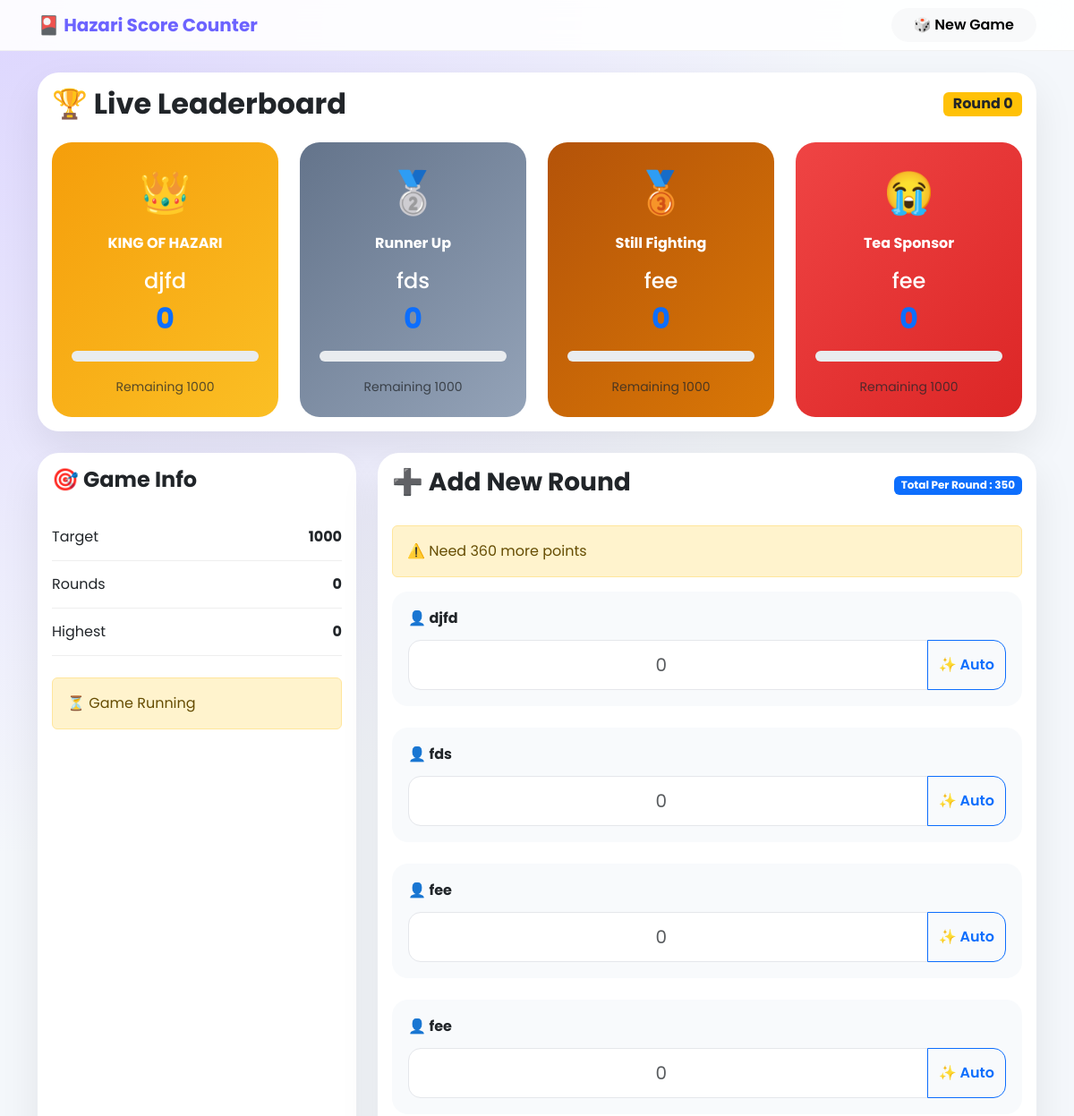
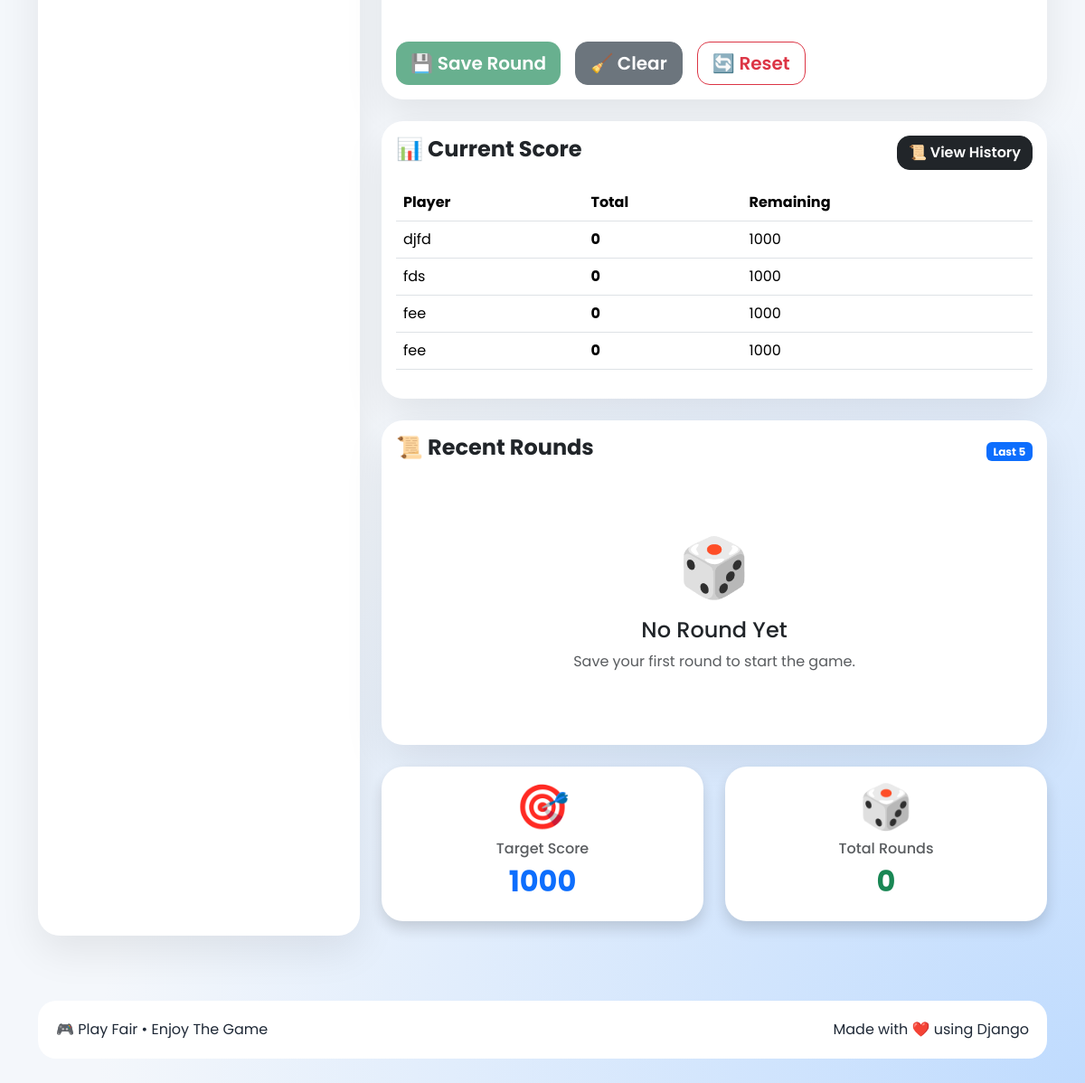
The page /game/1/ on the database its author committed (2 pictures, top to bottom).
### game/models.py (models this page shows, shortened)
class Game(models.Model):
    target_score = models.PositiveIntegerField(
        default=1000
    )
    player1_name = models.CharField(max_length=50)
    player2_name = models.CharField(max_length=50)
    player3_name = models.CharField(max_length=50)
    player4_name = models.CharField(max_length=50)
    is_finished = models.BooleanField(default=False)
    created_at = models.DateTimeField(auto_now_add=True)
    class Meta:
        ordering = ["-created_at"]

### game/views.py (the view)
def game_detail(request, pk):
    game = get_object_or_404(
        Game,
        pk=pk,
    )
    if request.method == "POST":
        form = RoundForm(request.POST)
        if form.is_valid():
            round_obj = form.save(commit=False)
            round_obj.game = game
            round_obj.round_number = (
                get_next_round_number(game)
            )
            round_obj.save()
            messages.success(
                request,
                "🎉 Round saved successfully!",
            )
            return redirect(
                "game:game_detail",
                pk=game.pk,
            )
    else:
        form = RoundForm()
    context = {
        "game": game,
        "form": form,
        "rounds": get_rounds(game),
    }
    context.update(
        get_dashboard_data(game)
    )
    return render(
        request,
        "game/game.html",
        context,
    )

### game/templates/game/game.html (shortened to what this page needs)
{% extends "base.html" %}
{% block content %}
<div class="row">
    <div class="col-12 mb-4">
        <div class="card leaderboard-card shadow-lg">
            <div class="card-body">
                <div class="d-flex justify-content-between align-items-center mb-4">
                    <h2 class="fw-bold mb-0">
                        🏆 Live Leaderboard
                    </h2>
                    <span class="badge bg-warning text-dark fs-6">
                        Round {{ statistics.total_rounds }}
                    </span>
                </div>
                <div class="row g-4">
                    {% for player in leaderboard %}
                    <div class="col-lg-3 col-md-6">
                        <div class="rank-card rank-{{ forloop.counter }}">
                            <div class="rank-header">
                                {% if forloop.counter == 1 %}
                                    <div class="rank-icon">👑</div>
                                    <div class="rank-title">KING OF HAZARI</div>
                                {% elif forloop.counter == 2 %}
                                    <div class="rank-icon">🥈</div>
                                    <div class="rank-title">Runner Up</div>
                                {% elif forloop.counter == 3 %}
                                    <div class="rank-icon">🥉</div>
                                    <div class="rank-title">Still Fighting</div>
                                {% else %}
                                    <div class="rank-icon">😭</div>
                                    <div class="rank-title">Tea Sponsor</div>
                                {% endif %}
                            </div>
                            <h4 class="mt-3">
                                {{ player.name }}
                            </h4>
                            <h2 class="fw-bold text-primary">
                                {{ player.score }}
                            </h2>
                            <div class="progress my-3">
                            </div>
                            <small class="text-muted">
                                Remaining {{ player.remaining }}
                            </small>
                        </div>
                    </div>
                    {% endfor %}
                </div>
            </div>
        </div>
    </div>
    <div class="col-lg-4">
        <div class="card shadow-lg h-100">
            <div class="card-body">
                <h4 class="fw-bold mb-4">
                    🎯 Game Info
                </h4>
                <div class="info-item">
                    <span>Target</span>
                    <strong>{{ game.target_score }}</strong>
                </div>
                <div class="info-item">
                    <span>Rounds</span>
                    <strong>{{ statistics.total_rounds }}</strong>
                </div>
                <div class="info-item">
                    <span>Highest</span>
                    <strong>{{ statistics.highest_score }}</strong>
                </div>
                {% if winner %}
                <div class="alert alert-success mt-4">
                    🏆 Winner
                    <strong>{{ winner.name }}</strong>
                </div>
                {% else %}
                <div class="alert alert-warning mt-4">
                    ⏳ Game Running
                </div>
                {% endif %}
            </div>
        </div>
    </div>
    <div class="col-lg-8">
            <div class="card shadow-lg border-0">
            <div class="card-body">
                <div class="d-flex justify-content-between align-items-center mb-4">
                    <h3 class="fw-bold">
                        ➕ Add New Round
                    </h3>
                    <span class="badge bg-primary">
                        Total Per Round : 350
                    </span>
                </div>
                <div
                    id="auto-fill-info"
                    class="alert alert-info">
                </div>
                <form method="post">
                    <div class="player-box">
                        <div class="player-title">
                            👤 {{ game.player1_name }}
                        </div>
                        <div class="input-group">
                            {{ form.player1_score }}
                            <button
                                type="button"
                                class="btn btn-outline-primary auto-fill-btn"
                                data-player="0">
                                ✨ Auto
                            </button>
                        </div>
                    </div>
                    <div class="player-box mt-4">
                        <div class="player-title">
                            👤 {{ game.player2_name }}
                        </div>
                        <div class="input-group">
                            {{ form.player2_score }}
                            <button
                                type="button"
                                class="btn btn-outline-primary auto-fill-btn"
                                data-player="1">
                                ✨ Auto
                            </button>
                        </div>
                    </div>
                    <div class="player-box mt-4">
                        <div class="player-title">
                            👤 {{ game.player3_name }}
                        </div>
                        <div class="input-group">
                            {{ form.player3_score }}
                            <button
                                type="button"
                                class="btn btn-outline-primary auto-fill-btn"
                                data-player="2">
                                ✨ Auto
                            </button>
                        </div>
                    </div>
                    <div class="player-box mt-4">
                        <div class="player-title">
                            👤 {{ game.player4_name }}
                        </div>
                        <div class="input-group">
                            {{ form.player4_score }}
                            <button
                                type="button"
                                class="btn btn-outline-primary auto-fill-btn"
                                data-player="3">
                                ✨ Auto
                            </button>
                        </div>
                    </div>
                    <div class="d-flex flex-wrap gap-3 mt-5">
                        <button
                            id="save-round-btn"
                            type="submit"
                            class="btn btn-success btn-lg">
                            💾 Save Round
                        </button>
                        <button
                            type="reset"
                            class="btn btn-secondary btn-lg">
                            🧹 Clear
                        </button>
                        <form
                            method="post"
                            action="{% url 'game:reset_game' game.pk %}">
                            <button
                                class="btn btn-outline-danger btn-lg"
                                onclick="return confirm('Reset this game?')">
                                🔄 Reset
                            </button>
                        </form>
                    </div>
                </form>
            </div>
        </div>
        <div class="card shadow-lg border-0 mt-4">
            <div class="card-body">
                <div class="d-flex justify-content-between align-items-center mb-3">
                    <h4 class="fw-bold">
                        📊 Current Score
                    </h4>
                    <a
                        href="{% url 'game:history' game.pk %}"
                        class="btn btn-dark">
                        📜 View History
                    </a>
                </div>
                <div class="table-responsive">
                    <table class="table table-hover align-middle">
                        <thead>
                            <tr>
                                <th>Player</th>
                                <th>Total</th>
                                <th>Remaining</th>
                            </tr>
                        </thead>
                        <tbody>
                            {% for player in leaderboard %}
                            <tr>
                                <td>
                                    {{ player.name }}
                                </td>
                                <td>
                                    <strong>
                                        {{ player.score }}
                                    </strong>
                                </td>
                                <td>
                                    {{ player.remaining }}
                                </td>
                            </tr>
                            {% endfor %}
                        </tbody>
                    </table>
                </div>
            </div>
        </div>
                <div class="card shadow-lg border-0 mt-4">
            <div class="card-body">
                <div class="d-flex justify-content-between align-items-center mb-4">
                    <h4 class="fw-bold">
                        📜 Recent Rounds
                    </h4>
                    <span class="badge bg-primary">
                        Last 5
                    </span>
                </div>
                {% if rounds %}
                <div class="table-responsive">
                    <table class="table align-middle">
                        <thead>
                            <tr>
                                <th>#</th>
                                <th>{{ game.player1_name }}</th>
                                <th>{{ game.player2_name }}</th>
                                <th>{{ game.player3_name }}</th>
                                <th>{{ game.player4_name }}</th>
                                <th class="text-center">
                                    Action
                                </th>
                            </tr>
                        </thead>
                        <tbody>
                            {% for round in rounds|slice:":5" %}
                            <tr>
                                <td>
                                    <span class="badge bg-dark">
                                        {{ round.round_number }}
                                    </span>
                                </td>
                                <td>{{ round.player1_score }}</td>
                                <td>{{ round.player2_score }}</td>
                                <td>{{ round.player3_score }}</td>
                                <td>{{ round.player4_score }}</td>
                                <td class="text-center">
                                    <div class="d-flex justify-content-center gap-2">
                                        <a
                                            href="{% url 'game:edit_round' round.pk %}"
                                            class="btn btn-sm btn-warning">
                                            ✏️
                                        </a>
                                        <form
                                            method="post"
                                            action="{% url 'game:delete_round' round.pk %}">
                                            {% csrf_token %}
                                            <button
                                                class="btn btn-sm btn-danger"
                                                onclick="return confirm('Delete this round?')">
                                                🗑️
                                            </button>
                                        </form>
                                    </div>
                                </td>
                            </tr>
                            {% endfor %}
                        </tbody>
                    </table>
                </div>
                {% else %}
                <div class="text-center py-5">
                    <div class="display-3">
                        🎲
                    </div>
                    <h4 class="mt-3">
                        No Round Yet
                    </h4>
                    <p class="text-muted">
                        Save your first round to start the game.
                    </p>
                </div>
                {% endif %}
            </div>
        </div>
                <div class="row mt-4">
            <div class="col-md-6 mb-3">
                <div class="card shadow border-0 h-100">
                    <div class="card-body text-center">
                        <div class="display-5 mb-2">
                            🎯
                        </div>
                        <h6 class="text-muted">
                            Target Score
                        </h6>
                        <h2 class="fw-bold text-primary">
                            {{ game.target_score }}
                        </h2>
                    </div>
                </div>
            </div>
            <div class="col-md-6 mb-3">
                <div class="card shadow border-0 h-100">
                    <div class="card-body text-center">
                        <div class="display-5 mb-2">
                            🎲
                        </div>
                        <h6 class="text-muted">
                            Total Rounds
                        </h6>
                        <h2 class="fw-bold text-success">
                            {{ statistics.total_rounds }}
                        </h2>
                    </div>
                </div>
            </div>
        </div>
    </div>
</div>
{% endblock %}

### rows shown on the page
Game: name "djfd" "fds" "fee" "fee", target_score "1000", player1_name "djfd", player2_name "fds", player3_name "fee", player4_name "fee", name "djfd" "fds" "fee" "fee"

### other values the page prints
{{ statistics.total_rounds }} "0"
{{ player.score }} "0" "0" "0"
{{ player.remaining }} "1000" "1000" "1000" "1000"
{{ statistics.highest_score }} "0"
{{ player.score }} "0" "0" "0" "0"
